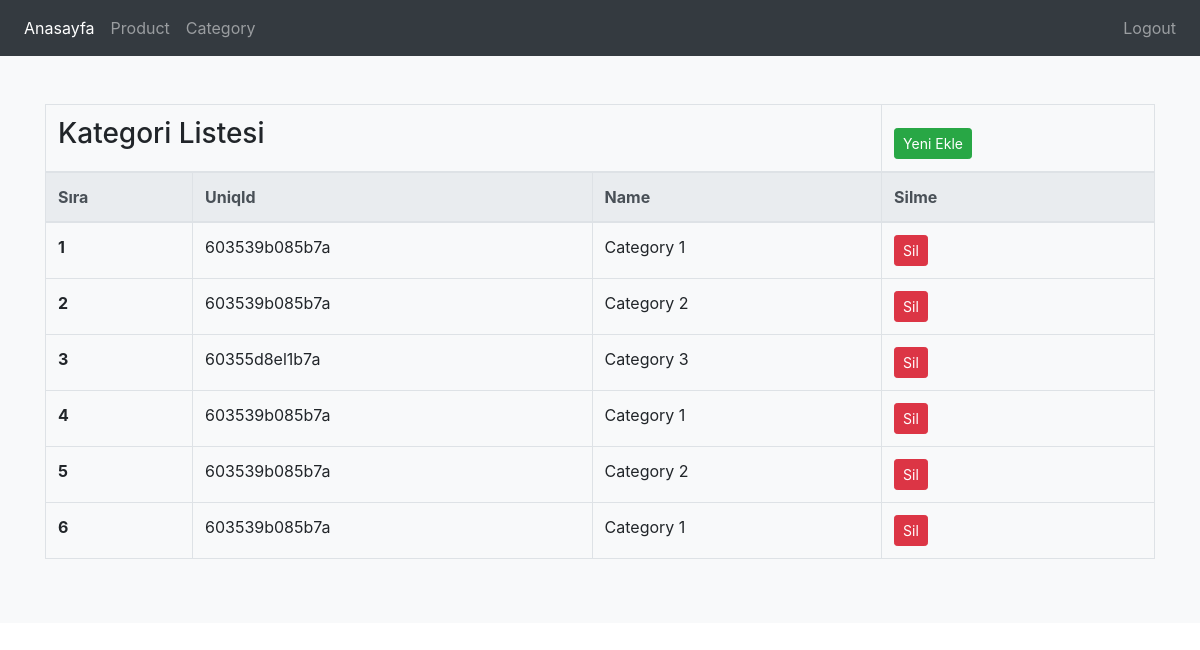
Screenshot of /category.php (signed in) with the database file from the repository.
### tables this page shows
CREATE TABLE `category` (
  `category_id` int(11) NOT NULL,
  `category_uniqid` varchar(50) NOT NULL,
  `category_name` varchar(100) NOT NULL
);

### category.php (the view)
<?php
include "header.php";
$kategorisor = $db->prepare("SELECT * FROM category");
$kategorisor->execute();
?>
<table class="table table-bordered">
    <thead>
        <tr>
            <th colspan="3">
                <h3>Kategori Listesi</h3>
            </th>
            <th scope="col"><a href="category-add.php"><button class="btn btn-success btn-sm">Yeni Ekle</button></a></th>
        </tr>
    </thead>
    <thead class="thead-light">
        <tr>
            <th scope="col">Sıra</th>
            <th scope="col">UniqId</th>
            <th scope="col">Name</th>
            <th scope="col">Silme</th>
        </tr>
    </thead>
    <tbody>
        <?php
        $say = 1;
        while ($kategoricek = $kategorisor->fetch(PDO::FETCH_ASSOC)) {
        ?>
            <tr>
                <th scope="row"><?= $say++; ?></th>
                <td><?php echo $kategoricek['category_uniqid'] ?></td>
                <td><?php echo $kategoricek['category_name'] ?></td>
                <td><a href="lib/user-operations.php?category_id=<?php echo $kategoricek['category_id']; ?>&categorydelete=ok"><button class="btn btn-danger btn-sm">Sil</button></a></td>
            </tr>
        <?php } ?>
    </tbody>
</table>
<?php
include "footer.php";
?>

### header.php (shortened to what this page needs)
<!doctype html>
<html lang="en">
<head>
    <link rel="stylesheet" href="https://cdn.jsdelivr.net/npm/bootstrap@4.6.0/dist/css/bootstrap.min.css">
</head>
<body>
    <header>
        <nav class="navbar navbar-expand-lg navbar-dark bg-dark">
            <div class="collapse navbar-collapse" id="navbarTogglerDemo03">
                <ul class="navbar-nav mr-auto mt-2 mt-lg-0">
                    <li class="nav-item active">
                        <a class="nav-link" href="index.php">Anasayfa <span class="sr-only">(current)</span></a>
                    </li>
                    <li class="nav-item">
                        <a class="nav-link" href="product.php">Product</a>
                    </li>
                    <li class="nav-item">
                        <a class="nav-link" href="category.php">Category</a>
                    </li>
                </ul>
                <div class="navbar-collapse collapse w-100 order-3 dual-collapse2">
                    <ul class="navbar-nav ml-auto">
                        <li class="nav-item">
                            <a class="nav-link" href="logout.php">Logout</a>
                        </li>
                    </ul>
                </div>
            </div>
        </nav>
    </header>
    <main role="main">
        <div class="album py-5 bg-light">
            <div class="container">
                <div class="row">
                    <div class="col-md-12 col-sm-12 col-xs-12">

### footer.php (shortened to what this page needs)
</div></div>
            </div>
        </div>
    </main>
</body>
</html>

### rows the page displays
category: category_uniqid "603539b085b7a", category_name "Category 1"
category: category_uniqid "603539b085b7a", category_name "Category 2"
category: category_uniqid "60355d8el1b7a", category_name "Category 3"
category: category_uniqid "603539b085b7a", category_name "Category 1"
category: category_uniqid "603539b085b7a", category_name "Category 2"
category: category_uniqid "603539b085b7a", category_name "Category 1"
